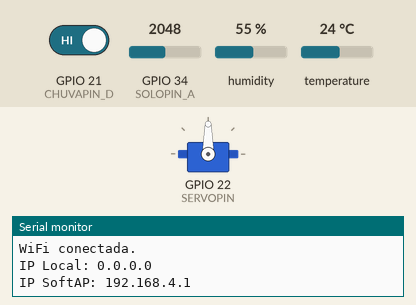
Bench run of a sketch on a simulated ESP32. On the bench: servo, the last lines printed to the serial monitor. The inputs (shaded band) are chosen by the test bench; at power-on: GPIO 21 (CHUVAPIN_D) HIGH, GPIO 34 (SOLOPIN_A) = 2048, humidity 55 %, temperature 24 °C (analog values on the 0–4095 scale). WiFi joins after 1.5 s; servers stay silent unless stated.

Above: at 1.2 s.
1.3 s: GPIO 21 (CHUVAPIN_D) driven LOW
At 2.9 s:
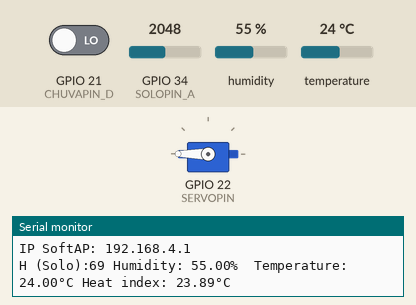
3.5 s: GPIO 21 (CHUVAPIN_D) driven HIGH
At 4.7 s:
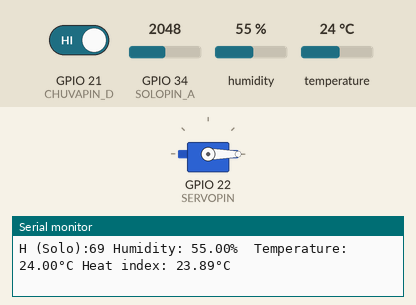
Timing chart, 0 to 6.5 s (numbered marks = the images above; inputs shaded):
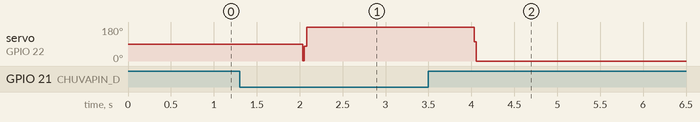

Measured:
- after the input at 1.3 s, servo on GPIO 22 (SERVOPIN): 90° → 180° after 0.74 s
- after the input at 3.5 s, servo on GPIO 22 (SERVOPIN): 180° → 0° after 0.51 s

The sketch:

esp32_chuva.ino
```cpp
//Para o código foi utilizado a lógica booleana, que por padrão tem como 1- True e 0- False, porém aqui a lógica foi invertida.
//Isso acontece na transmissão de dados Digitais para o ESP32

//Bibliotecas incluidas
#include <WiFi.h> //https://www.usinainfo.com.br/blog/esp32-wifi-comunicacao-com-a-internet/
#include "DHT.h" //https://randomnerdtutorials.com/esp32-dht11-dht22-temperature-humidity-sensor-arduino-ide/
#include <ESP32Servo.h>


//Definições - pinos e tipos de sensores
//pinos analogicos - todos do outro lado, e o pino 2,4,15
#define DHTPIN 23 //Digital
#define DHTTYPE DHT11 //Necessário especificar para a bilbioteca "DHT.h"

//Servo motor
#define SERVOPIN 22 //Digital - Precisa suportar PWM

//Sensor de chuva
#define CHUVAPIN_D 21 //Digital
#define CHUVAPIN_A 34 //Analogico

//Sensor de humidade do solo
#define SOLOPIN_D 20 //Digital - não tem utilidade aqui
#define SOLOPIN_A 34 //Analogico


//Classes (Dar nome aos bois)
DHT dht(DHTPIN, DHTTYPE);
WiFiServer server(80);
Servo myservo;


//vars - interrupção
hw_timer_t * timer = NULL; //create a hardware timer
hw_timer_t * timer1 = NULL; //create a hardware timer
bool coletadht = false; //coletar dados do DHT a cada 2 segundos
bool lerservo = false;
int16_t conta = 0; //int de 16 bits


//vars - wifi
const char* ssid = "\x4D\x61\x72\x6C\x6F\x6E\x5F\x48\x61\x72\x61\x64\x61";   //Nome do wifi que deseja conectar
const char* password =  "\x72\x61\x66\x66\x61\x6D\x6F\x72\x65\x69\x72\x61\x6D\x61\x6E\x6F";  //Senha do Wifi (Fabão criptografou a senha e o nome do wifi)


//vars - dht11 - variáveis
  float h = 0.0;
  float t = 0.0;
  float hic = 0.0;


//vars - servomotor - variáveis
  int pos = 0;
  bool aciona_servo = false;
  bool toldo = false;


//vars - sensor de chuva
  bool chuva_D0 = true; //logica inversa - 1 é seco e 0 é molhado
  int chuva_A0 = 0;


//vars - sensor de umidade do solo
  int solo_A0; //VARIÁVEL QUE ARMAZENA O PERCENTUAL DE UMIDADE DO SOLO
  int analogSoloSeco = 4095; //VALOR MEDIDO COM O SOLO SECO (VOCÊ PODE FAZER TESTES E AJUSTAR ESTE VALOR)
  int analogSoloMolhado = 1100; //VALOR MEDIDO COM O SOLO MOLHADO (VOCÊ PODE FAZER TESTES E AJUSTAR ESTE VALOR)
  int percSoloSeco = 0; //MENOR PERCENTUAL DO SOLO SECO (0% - NÃO ALTERAR)
  int percSoloMolhado = 100; //MAIOR PERCENTUAL DO SOLO MOLHADO (100% - NÃO ALTERAR)


//Função da interrupção
//COLOCAR SOMENTE INCREMENTOS - TRAVA SE USAR SERIAL.PRINT OU VARIAVEIS COM FLOAT
void IRAM_ATTR INT0_DHT(){
  coletadht = true; //executar função umiadade();
  lerservo = true; //função servo executa a cada 2 segundos
  conta++; //mostrado na página web
}


void IRAM_ATTR INT1_SERVO(){
  if(chuva_D0 == false){
  aciona_servo = true; //executar funcao servo();
  }
}


//Função executado no inicio, somente 1 vez
void setup() {
  Serial.begin(9600); //Tira as medições analógicas

  //Interrupção****************
  timer = timerBegin(0, 80, true);
  timer1 = timerBegin(1, 80, true);

  timerAttachInterrupt(timer, &INT0_DHT, true);
  timerAlarmWrite(timer, 2000000, true);

  timerAttachInterrupt(timer1, &INT1_SERVO, true);
  timerAlarmWrite(timer1, 15000, true);

  timerAlarmEnable(timer); //Começa o alarme
  timerAlarmEnable(timer1);
  Serial.println("start timer");


  //DHT11****************
  Serial.println(F("DHTxx test!"));
  dht.begin();

  //Servomotor*********************
  ESP32PWM::allocateTimer(3);
  myservo.setPeriodHertz(50);    // standard 50 hz servo
  myservo.attach(SERVOPIN, 500, 2400);


  //Servidor****************
  //Serial.println();
  //Serial.print("Conectando-se a ");
  //Serial.println(ssid);
  WiFi.begin(ssid, password); //Conectando-se a rede
  WiFi.softAP("esp32", "esp32");

  //Esperando o wifi
  Serial.println("");
  Serial.println("WiFi conectada.");
  Serial.print("IP Local: ");
  Serial.println(WiFi.localIP());
  Serial.print("IP SoftAP: ");
  Serial.println(WiFi.softAPIP());

  server.begin();

  pinMode(21, INPUT);
}

void loop() {

  umidade(); //função *INTEIRA* executa somente em uma condição baseada na interrupção
             //poderia estar inteira na interrupção, mas não é por causa de limitações.

  servomotor();

  solo();

  chuva();

  configwifi();
}

//WIFI Desativa os pinos ADC2, usar os pinos ADC1 os que fica perto do VP/EN
void solo(){ //Calibragem - valor seco (min) 4095 - valor molhado (max) - ~1100
 analogReadResolution(12);
 solo_A0 = analogRead(SOLOPIN_A);
 solo_A0 = constrain(solo_A0,analogSoloMolhado,analogSoloSeco); //MANTÉM valorLido DENTRO DO INTERVALO (ENTRE analogSoloMolhado E analogSoloSeco)
 solo_A0 = map(solo_A0,analogSoloMolhado,analogSoloSeco,percSoloMolhado,percSoloSeco); //EXECUTA A FUNÇÃO "map" DE ACORDO COM OS PARÂMETROS PASSADOS
}

void configwifi(){
  WiFiClient client = server.available();
  if (client) {
    Serial.println("New Client.");
    String currentLine = "";
    while (client.connected()) {
      if (client.available()) {
        char c = client.read();
        //Serial.write(c);
        if (c == '\n') {
          if (currentLine.length() == 0) {
            client.println("HTTP/1.1 200 OK");
            client.println("Content-type:text/html");
            client.println();

            client.print("<HEAD>"); //https://forum.arduino.cc/t/auto-refresh-on-browser/101300/3
            client.print("<meta http-equiv=\"refresh\" content=\"2\">"); //"2\" para 2 segundos.
            client.print("<TITLE />Projeto Treinee</title>");
            client.print("</head>");
            client.println();
            if(h == 0){
              client.print("INICIANDO... AGUARDE!!!<br><b>Se demorar muito, deu ruim. Tire e coloque de volta os componentes.</b><br><br>");
            }
            client.print("IP de <b>ACESSO LOCAL:</b> ");
            client.print(WiFi.localIP());
            client.print("<br>IP SoftAP (Conectar na rede do ESP):");
            client.print(WiFi.softAPIP());


            client.print("<br><br>Sensor de Tempratura e umidade DHT11<br>Umidade (%):");
            client.print(h);
            client.print("<br>Temperatura (C):");
            client.print(t);
            client.print("<br>Indice de calor (C):");
            client.print(hic);


            client.print("<br><br>Sensor de chuva + servomotor:");
            client.print("<br>Ta chovendo?");
              if(chuva_D0 == true){ //nao ta chovendo - Lógica booliana invertida
                client.print(" Nao (Toldo Aberto)");
              }
              else if(chuva_D0 == false) //ta chovendo
              {
                client.print(" Sim (Toldo fechado)");
              }

            client.print("<br><br>Sensor de umiade do solo:");
            client.print("<br>Umidade (%): ");
            client.print(solo_A0);


            client.print("<br><br>Pagina atualizada ");
            client.print(conta);
            client.print(" vezes<br><br>--Fabao esteve aqui<br>--Fabao eh o melhor de todos");
            break;
          } else {
            currentLine = "";
          }
        } else if (c != '\r') {
          currentLine += c;
        }
      }
    }
    client.stop();
    Serial.println("Client Disconnected.");
  }
}

void umidade(){
    if(coletadht == true){

      h = dht.readHumidity();  // Mede a unidade do ambiente
      t = dht.readTemperature(); //Mede a temperatura do ambiente (em °C)

      hic = dht.computeHeatIndex(t, h, false); //Calcula o índice de calor

      Serial.print("H (Solo):");
      Serial.print(solo_A0);
      Serial.print(F(" Humidity: "));
      Serial.print(h);
      Serial.print(F("%  Temperature: "));
      Serial.print(t);
      Serial.print(F("°C "));
      Serial.print(F("Heat index: "));
      Serial.print(hic);
      Serial.println(F("°C "));

      coletadht = false;
    }
}

void servomotor(){ //chuva: false - chovedo
    if (chuva_D0 == false && lerservo == true)
    {
     if (pos < 180)
     {
       pos++; myservo.write(pos); //Está chovendo!!!
     }

     if(pos == 180)
     {
         lerservo = false;
     }
    }

      if (chuva_D0 == true && lerservo == true) //chuva: true - nao ta chovendo
  {
       aciona_servo = false;
       if (pos > 0)
       {
         pos--; myservo.write(pos); //Parou ede chover!!
       }

       if(pos == 0)
       {
         lerservo = false;
       }
  }
}


void chuva(){ //Calibragem - valor seco (min) 4095 - valor molhado (max) - ~1100
  chuva_D0 = digitalRead(CHUVAPIN_D); //<- essa variavel aciona o servomotor
}
```
